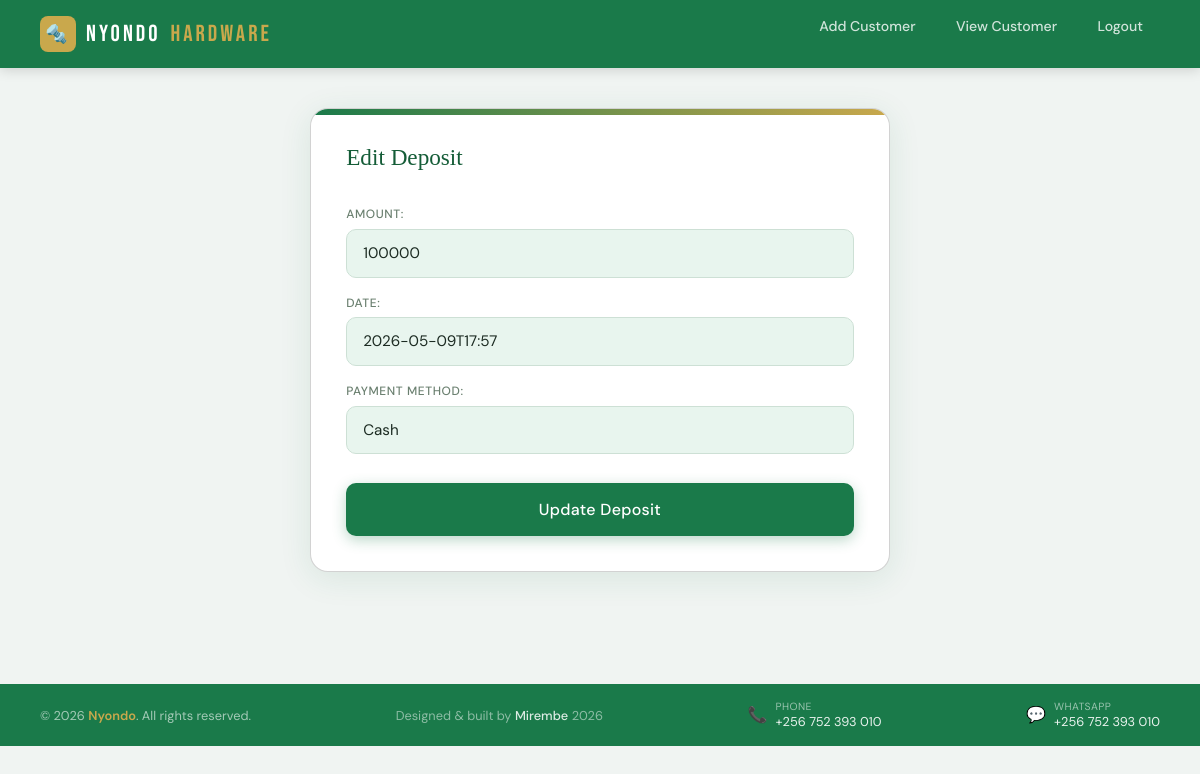
/customer_list/1/ (signed in), run on the app's committed database.
### hardwareapp/models.py (models this page shows)
class Register(models.Model):
    name = models.CharField(max_length=255)
    nin = models.CharField(max_length=255)
    phone = models.IntegerField()
    address = models.CharField(max_length=255)
    date = models.CharField(max_length=255, null=True)
    select_product = models.CharField(max_length=255)
    amount = models.IntegerField()
    payment_method = models.CharField(max_length=255)

### hardwareapp/views.py (the view)
# urls.py: path('customer_list/<int:pk>/', views.deposit_review, name='deposit_review'),
@login_required
def deposit_review(request, pk):
    entry = get_object_or_404(Register, pk=pk)
    form = DepositeditForm(request.POST, instance=entry)
    if request.method == 'POST':
        if form.is_valid():
            form.save()
            return redirect('add_customer')
    else:
        form = DepositeditForm(instance=entry)
    return render(request, 'deposit_edit.html', {'form': form})

### hardwareapp/forms.py
class DepositeditForm(forms.ModelForm):
    class Meta():
        model = Register
        fields = ["amount","date","payment_method"]

### hardwareapp/templates/deposit_edit.html (shortened to what this page needs)
{% extends 'base.html' %}
{% block content %}
<nav class="navbar">
  <a href="{% url 'dashboard' %}" style="text-decoration:none;">
  <div class="logo">
      <div class="logo-icon">🔩</div>
      NYONDO <span>HARDWARE</span>
    </div></a>
  <ul class="nav-links">
     <li><a href="{% url 'add_customer' %}">Add Customer</a></li>
    <li><a href="{% url 'customer_list' %}">View Customer</a></li>
     <li><a href="{% url 'logout_view' %}">Logout</a></li>
  </ul>
</nav>
<div class="page">
  <div class="card">
<h2>Edit Deposit</h2>
<form method="POST">
        {{form.as_p}}
        <button type="submit"><a style="color: white; text-decoration: none;" href="{% url 'customer_list' %}">Update Deposit</a></button>
    </form>
    </div>
    </div>
{% endblock %}

### hardwareapp/templates/deposit_edit.html (style rules this page uses)
:root { --green: #1a7a4a; --green-dark: #145c37; --green-light: #e8f5ee; --gold: #c9a84c; --bg: #f0f4f2; --white: #ffffff; --text: #1c2b22; --muted: #6b8070; --border: #cde0d5; --shadow: 0 6px 32px rgba(26,122,74,.11); }
*, *::before, *::after { box-sizing: border-box; margin: 0; padding: 0; }
body { font-family: 'DM Sans', sans-serif; background: var(--bg); color: var(--text); min-height: 100vh; }
.page { display: flex; justify-content: center; padding: 2.5rem 1.5rem 4rem; }
.card { background: var(--white); border-radius: 18px; box-shadow: var(--shadow); width: 100%; max-width: 580px; overflow: hidden; animation: slideUp .45s ease both; }
.card::before { content: ''; display: block; height: 6px; background: linear-gradient(90deg, var(--green) 0%, var(--gold) 100%); }
h2 { font-family: 'Playfair Display', serif; font-size: 1.45rem; color: var(--green-dark); padding: 1.8rem 2.2rem .2rem; text-align: left; }
form { padding: 1.4rem 2.2rem 2.2rem; display: flex; flex-direction: column; gap: 0; }
form p { display: flex; flex-direction: column; margin-bottom: 1rem; }
form p label { display: block; font-size: .75rem; font-weight: 500; text-transform: uppercase; letter-spacing: .6px; color: var(--muted); margin-bottom: .35rem; }
form p input[type="text"], form p input[type="number"], form p input[type="datetime-local"], form p input[type="date"], form p input[type="email"], form p select, form p textarea { width: 100%; padding: .75rem 1rem; border: 1.5px solid var(--border); border-radius: 10px; font-family: 'DM Sans', sans-serif; font-size: .95rem; color: var(--text); background: var(--green-light); outline: none; transition: border-color .2s, box-shadow .2s, background .2s; appearance: none; -webkit-appearance: none; }
form p input::placeholder { color: #a0b8aa; }
button[type="submit"] { width: 100%; padding: .9rem; margin-top: .8rem; background: var(--green); color: #fff; font-family: 'DM Sans', sans-serif; font-size: 1rem; font-weight: 500; border: none; border-radius: 10px; cursor: pointer; letter-spacing: .3px; transition: background .2s, transform .15s, box-shadow .2s; box-shadow: 0 4px 14px rgba(26,122,74,.30); }
.navbar { display: flex; align-items: center; justify-content: space-between; padding: 0 2.5rem; height: 68px; background: var(--green); box-shadow: 0 2px 12px rgba(0,0,0,.15); position: sticky; top: 0; z-index: 100; }
.logo { font-family: 'Bebas Neue', sans-serif; font-size: 1.45rem; letter-spacing: 3px; color: #fff; display: flex; align-items: center; gap: 10px; }
.logo span { color: var(--gold); }
.logo-icon { width: 36px; height: 36px; background: var(--gold); border-radius: 8px; display: grid; place-items: center; font-size: 18px; }
.nav-links { list-style: none; display: flex; gap: .4rem; }
.nav-links a { text-decoration: none; color: rgba(255,255,255,.8); font-size: .88rem; font-weight: 500; padding: .45rem 1rem; border-radius: 8px; border: 1px solid transparent; transition: all .2s; }

### data on the page
Register: amount "100000", date "2026-05-09T17:57", payment_method "Cash"
